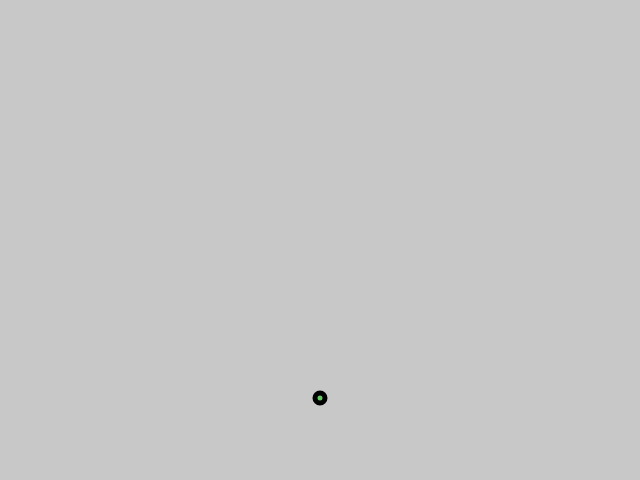
Frame 1 (no input)
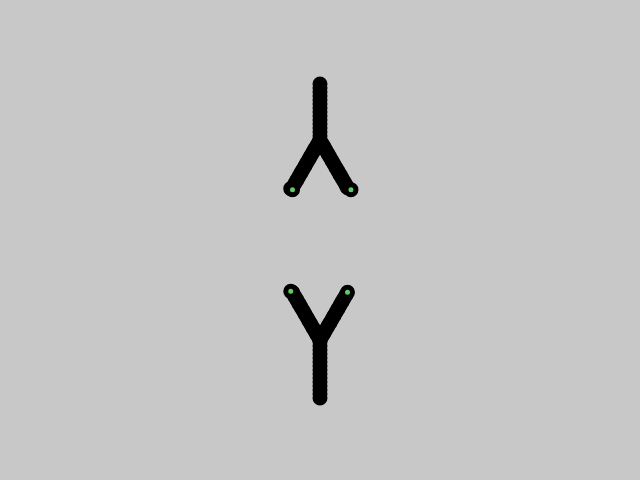
Frame 60 (no input)
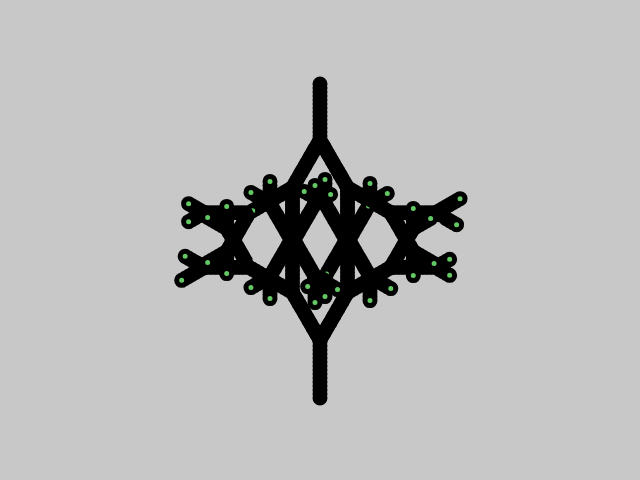
Frame 120 (the mouse pressed at the canvas centre since frame 60)

The p5.js sketch that drew these frames (run headless with seeded random() and noise() and a simulated clock; from frame 60 on, the mouse is pressed at the canvas centre):

// p5.js sketch
// ── sketch.js
let w = 640
let h = 480

let min_len = 1
let delta_len = -5
let angle = 30
let n_branch = 2

let fill_color = [100, 200, 100]
let stroke_color = 0
let next_fill = 200
let next_stroke = 200

let scle = 1

let grow_rate = 2
let branches = []

let bg


function reset() {
	let branch = new Branch(0, h / 3, h / 8, 0)
	branches.push(branch)
}


function setup() {
	createCanvas(w, h)
	background(200)
	angleMode(DEGREES)
	imageMode(CENTER)
	strokeWeight(5)
	reset()
}


function draw() {
	translate(w / 2, h / 2)
	scale(scle)
	scle *= -1

	for (let i = 0; i < branches.length; i++) {
		let branch = branches[i]
		branch.draw()
		
		if (branch.grown) {
			branches.splice(i, 1)

			let x = branch.x2
			let y = branch.y2
			let len = branch.len + delta_len
			let a1 = branch.angle - angle
			let a2 = branch.angle + angle

			if (len > min_len) {
				for (let j = 0; j < n_branch; j++) {
					let a = map(j, 0, n_branch - 1, a1, a2)
					let b = new Branch(x, y, len, a)
					branches.push(b)
				}
			}
		}
	}

	if (branches.length == 0) {
		console.log([fill_color, next_fill])
		let next = next_fill
		next_fill = fill_color
		fill_color = next

		next = next_stroke
		next_stroke = stroke_color
		stroke_color = next

		if (stroke_color == 200) {
			strokeWeight(10)
		} else {
			strokeWeight(5)
			angle += 90
		}

		reset()
	} 
}


function array_equal(x, y) {
	if (x.length != y.length) {
		return false
	}

	for (let i = 0; i < x.length; i++) {
		if (x[i] != y[i]) {
			return false
		}
	}
	return true
}


class Branch {
	constructor(x, y, len, angle) {
		let dx = len * sin(angle)
		let dy = len * cos(angle)
		
		this.x1 = x
		this.y1 = y
		this.x2 = x - dx
		this.y2 = y - dy
		
		this.len = 0
		this.max_len = len
		this.angle = angle

		this.grown = false
	}

	draw() {
		let x2 = this.x2
		let y2 = this.y2

		if (this.len < this.max_len) {
			this.len += grow_rate
			this.len = min([this.len, this.max_len])

			let dx = this.len * sin(this.angle)
			let dy = this.len * cos(this.angle)

			x2 = this.x1 - dx
			y2 = this.y1 - dy
		} else {
			this.grown = true
		}

		fill(fill_color)
		stroke(stroke_color)
		ellipse(x2, y2, 10, 10)
	}
}
